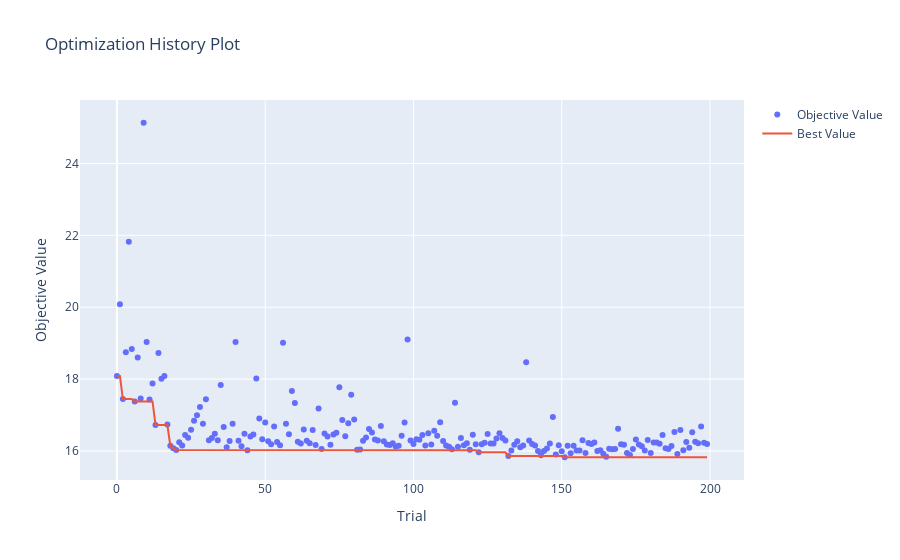

Source (notebook cell):
### Markdown cell above
We have performed 200 trials, having minimized `val_RMSE` up to `15.827`. To decide whether phase B is necessary, using `plot_optimization_history`, we plot a diagram that shows the objective values (validation `RMSE`s) across trials in the order Optuna ran them. According to it, the metric dropped steeply early (fewer than 50 iterations). Further improvements are insignificant. The search has likely converged; new trials aren’t beating the current best by much (or at all). We do not need more trials. The tuning is done.

### Code cell
optuna.visualization.plot_optimization_history(study)

### Figure 1 — Plotly figure (JSON) as saved in the notebook; plotly's stock layout.template omitted (floating-point values rounded to 4 significant figures; data arrays with more than 128 entries replaced by an {"elided": "..."} marker saying what was removed)
{"data": [{"mode": "markers", "name": "Objective Value", "type": "scatter", "x": {"elided": "200 int values"}, "y": {"elided": "200 float values"}}, {"mode": "lines", "name": "Best Value", "type": "scatter", "x": {"elided": "200 int values"}, "y": {"elided": "200 float values"}}, {"marker": {"color": "#cccccc"}, "mode": "markers", "name": "Infeasible Trial", "showlegend": false, "type": "scatter", "x": [], "y": []}], "layout": {"title": {"text": "Optimization History Plot"}, "xaxis": {"title": {"text": "Trial"}}, "yaxis": {"title": {"text": "Objective Value"}}}}
